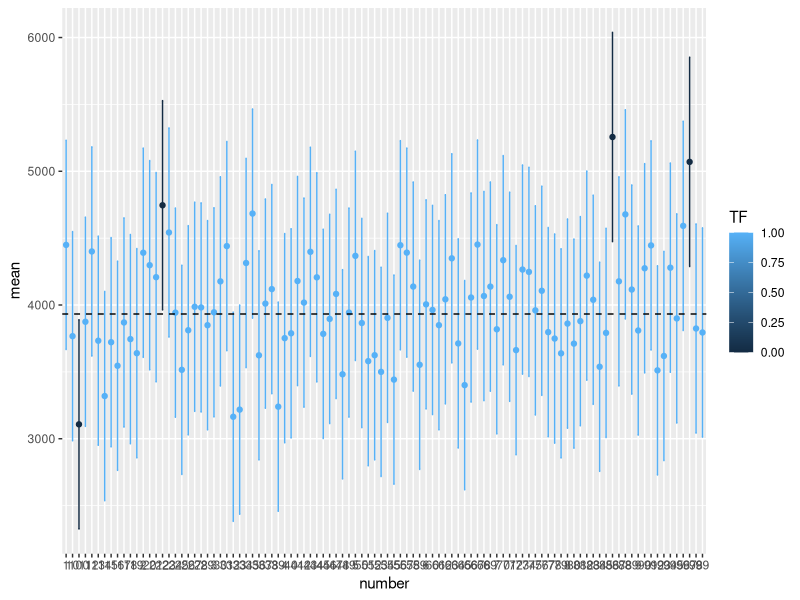

R code for this plot:
## ---- chunk 1
library(ggplot2)
str(diamonds)
## ---- chunk 2
var.pop <- mean((diamonds$price - mean(diamonds$price))^2)
var.pop
mean.pop <- mean(diamonds$price)
## ---- chunk 3
library(withr)
library(purrr)
library(dplyr)
## msはmulti samplesの略
ms <- with_seed(27182,
                rerun(.n = 1000,
                      sample_n(tbl = diamonds,
                               size = 100,
                               replace = FALSE)))
## ---- chunk 4
ms_ci <- map_dfr(
  ms,
  summarise,
  lowerCI = mean(price) + 
    qnorm(0.025) * sqrt(var.pop / length(price)),
  mean = mean(price),
  upperCI = mean(price) + 
    qnorm(0.975) * sqrt(var.pop / length(price)),
    .id = "number")
## ---- chunk 5
ci_TF <- dplyr::mutate(ms_ci, 
                       TF = if_else(
                         lowerCI <= mean.pop &
                         upperCI >= mean.pop, 
                         1L, 0L))
## ---- chunk 6
summarise(ci_TF, mean(TF))
## ---- chunk 7
ggplot(data = head(ci_TF, 100)) +
  aes(x = number, 
      y = mean,
      colour = TF) +
  geom_point() +
  geom_errorbar(
    aes(ymin = lowerCI,
        ymax = upperCI), 
    width = .2) +
  geom_hline(
    yintercept = mean.pop, 
    linetype = "dashed", 
    colour = "black")
## ---- chunk 8
ms3 <- with_seed(
  2718,
  c(30, 100, 1000) %>% 
    map(~ rerun(1000, 
    sample_n(diamonds, .x))) %>%
    flatten() %>%
    map_dfr(mutate, size = n(), .id = "number") %>% 
    group_by(size, number) %>% 
    summarise(
      lowerCI = mean(price) + 
        qnorm(0.025) * sqrt(var.pop / length(price)),
      mean = mean(price),
      upperCI = mean(price) + 
        qnorm(0.975) * sqrt(var.pop / length(price))) %>%
    mutate(number = row_number()) %>% 
    ungroup()) %>%
  mutate(TF = if_else(
    lowerCI <= mean.pop & upperCI >= mean.pop,
    1, 0)) %>% 
  mutate(across(size, as.factor))
## ---- chunk 9
ms3 %>% 
  group_by(size) %>% 
  summarise(mean(TF))
